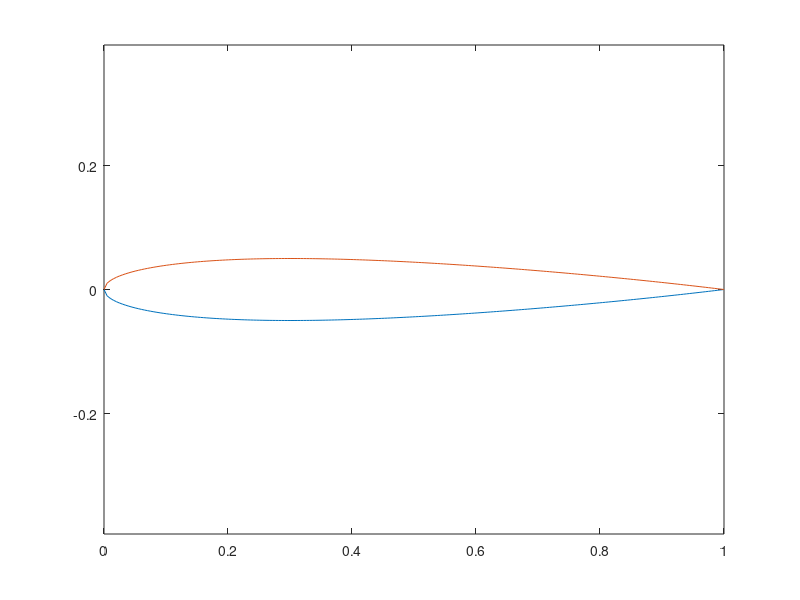

Write the MATLAB code that produced this figure. (Note: this script raises an error after producing the figure.)
## -*- texinfo -*-
## @deftypefn  {} {} Wing.m
##
## This is a demo file inside the `doc/Examples/Wing/` directory@*
## Find the description in the documentation FEMdoc.pdf
##
## @end deftypefn

clear *
x = linspace(0,1,200)';
function [height,slope] = FoilThickness(x)
  FoilT = 0.10; %% thickness of profile
  height =  5*FoilT*(0.2969*sqrt(x)-0.1260*x-0.3516*x.^2+0.2843*x.^3- 0.1015*x.^4);
  fix = height(end)/(5*FoilT);
  height =  5*FoilT*(0.2969*sqrt(x)-0.1260*x-0.3516*x.^2+0.2843*x.^3- (0.1015+fix)*x.^4);
  slope =   5*FoilT*(0.2969*0.5./sqrt(x)-0.1260-2*0.3516*x+3*0.2843*x.^2- 4*(0.1015+fix)*x.^3);
  slope(1) = (2*sqrt(2)-1)*slope(2);
endfunction
[height,slope] = FoilThickness(x);
figure(1); plot(x,[-height,height]); axis equal
Angle = -10/180*pi;  %% angle of attack
R = [cos(Angle),-sin(Angle);+sin(Angle),cos(Angle)];
Upper = (R*[x,height]')';  Lower = (R*[x,-height]')';
AngleNormalUpper = atan2(+1,-slope)+Angle;
AngleNormalLower = atan2(-1,-slope)+Angle;

DomainHole = [flipud(Upper);Lower(1:end-1,:)];
Hole.name = 'hole';
Hole.border = [DomainHole,-2*ones(length(DomainHole),1)];
Hole.point = [0.1,0];
Borders = [-0.5,-0.6,-2;2,-0.6,-1;2,0.5,-2;-0.5,0.5,-1];
Mesh = CreateMeshTriangle('Wing',Borders,1e-2,Hole);
figure(2); FEMtrimesh(Mesh); axis equal
Mesh = MeshUpgrade(Mesh,'cubic');

function res = gD(xy)
  res = -xy(:,1);
endfunction

u = BVP2Dsym(Mesh,1,0,0,'gD',0,0);
[ux,uy] = FEMEvaluateGradient(Mesh,u);
v = sqrt(sum([ux.^2,uy.^2],2));
figure(3); FEMtrimesh(Mesh,v.^2); xlabel('x'); ylabel('y'); zlabel('v^2');
           zlim([0,2]); caxis([min(v.^2),2])
Levels = [0.5:0.1:2];
figure(4); clf; FEMtricontour(Mesh,v.^2,Levels); xlabel('x'); ylabel('y');
title('contours of v^2'); colorbar(); axis equal
           hold on; plot(DomainHole(:,1),DomainHole(:,2),'k'); hold off

x = x(1:end-1); Upper = Upper(1:end-1,:); Lower = Lower(1:end-1,:);
AngleNormalUpper = AngleNormalUpper(1:end-1);
AngleNormalLower = AngleNormalLower(1:end-1);

function res = ArcLength(x,y);
  dx = diff(x); dy = diff(y); ds = sqrt(dx.^2+dy.^2);
  res = [0;cumsum(ds)];
endfunction

dsUpper = ArcLength(Upper(:,1),Upper(:,2));
pUpper = FEMgriddata(Mesh,v.^2,Upper(:,1),Upper(:,2)).*sin(AngleNormalUpper);
ForceUpper = trapz(dsUpper,pUpper)
dsLower = ArcLength(Lower(:,1),Lower(:,2));
pLower = FEMgriddata(Mesh,v.^2,Lower(:,1),Lower(:,2)).*sin(AngleNormalLower);
ForceLower = trapz(dsLower,pLower)

figure(5); plot(dsUpper,pUpper,dsLower,-pLower); ylabel('pressure');
           legend('p_{upper}','-p_{lower}','location','north');
           xlim([0,1]); ylim([0,max(pUpper)])


[xx,yy] = meshgrid(linspace(-0.5,1.5,201),linspace(-0.5,0.5,201));
[ui,uxi,uyi] = FEMgriddata(Mesh,u,xx,yy);

figure(6); clf; NN = 25;
           streamline(xx,yy,-uxi,-uyi,-0.5*ones(1,NN),linspace(-0.3,0.2,NN),[0.1,10000]);
           hold on; plot(DomainHole(:,1),DomainHole(:,2),'k'); hold off; axis equal
